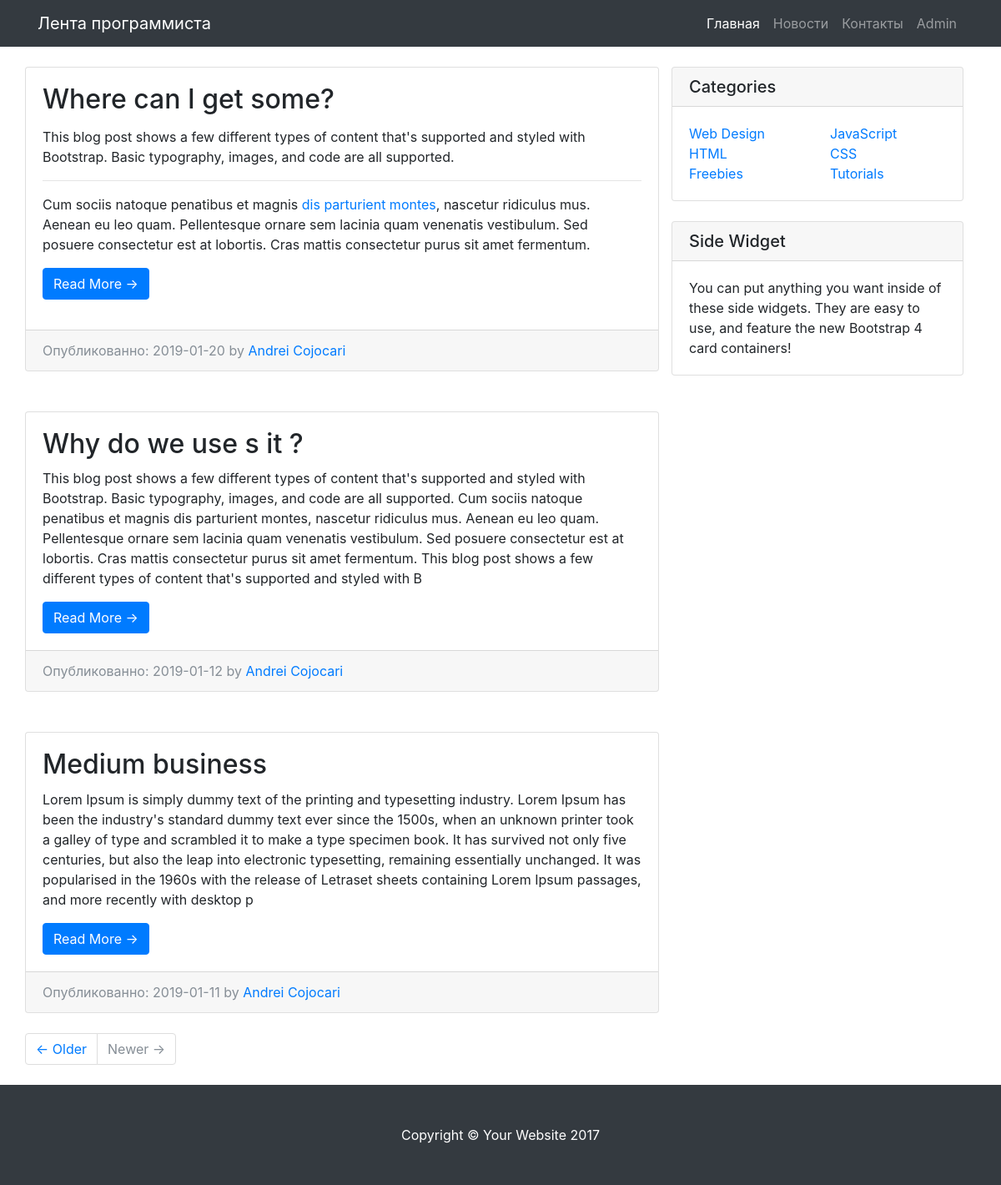
The page / on the database its author committed.
### tables this page shows
CREATE TABLE `articles` (
  `id` int(10) UNSIGNED NOT NULL,
  `title` varchar(255) NOT NULL,
  `date` date NOT NULL,
  `content` text NOT NULL,
  `category` varchar(255) NOT NULL,
  `link` varchar(255) NOT NULL
);

### index.php (called while the page is built)
<?php
    require_once("database.php");
    require_once("models/articles.php");
    $link = db_connect();
    $articles = articles_all($link);
    include("views/articles.php");
?>

### models/articles.php (called while the page is built, shortened)
<?
    function articles_all($link){
        $query = "SELECT * FROM articles ORDER BY id DESC";
        $result = mysqli_query($link, $query);
        $n = mysqli_num_rows($result);
        $articles = array();
        for ($i = 0; $i < $n; $i++)
        {
            $row = mysqli_fetch_assoc($result);
            $articles[] = $row;
        }
        return $articles;
    }
    function articles_intro($text, $len = 500)
    {
        return mb_substr($text, 0, $len);
    }
?>

### views/articles.php (the view)
<?php include "header.php" ?>
<div class="container">
    <div class="row">
        <div class="col-md-8">
            <div class="row">
                <?php foreach($articles as $article): ?>
                <div class="card my-4">
                    <div class="card-body">
                        <h2 class="card-title"><?=$article['title']?></h2>
                        <p class="card-text"><?=articles_intro($article['content'])?></p>
                        <a href="/article.php?id=<?=$article['id']?>" class="btn btn-primary">Read More &rarr;</a>
                    </div>
                    <div class="card-footer text-muted">
                        Опубликованно: <?=$article['date']?> by <a href="#">Andrei Cojocari</a>
                    </div>
                </div>
                <?php endforeach ?>
                <ul class="pagination justify-content-center mb-4">
                    <li class="page-item"><a class="page-link" href="#">&larr; Older</a></li>
                    <li class="page-item disabled"><a class="page-link" href="#">Newer &rarr;</a></li>
                </ul>
            </div>
        </div>
        <?php include "sidebar.php" ?>
    </div>
    <?php include "footer.php" ?>

### views/header.php (shortened to what this page needs)
<!DOCTYPE html>
<html lang="en">
<head>
    <link href="assets/vendor/bootstrap/css/bootstrap.min.css" rel="stylesheet">
    <link href="assets/css/blog-post.css" rel="stylesheet">
</head>
<body>
    <nav class="navbar navbar-expand-lg navbar-dark bg-dark fixed-top">
    <div class="container">
        <a class="navbar-brand" href="/">Лента программиста</a>
        <div class="collapse navbar-collapse" id="navbarResponsive">
            <ul class="navbar-nav ml-auto">
                <li class="nav-item active">
                    <a class="nav-link" href="/">Главная <span class="sr-only">(current)</span></a>
                </li>
                <li class="nav-item">
                    <a class="nav-link" href="/news">Новости</a>
                </li>
                <li class="nav-item">
                    <a class="nav-link" href="#">Контакты</a>
                </li>
                 <li class="nav-item">
                    <a class="nav-link" href="/admin">Admin</a>
            </ul>
        </div>
        </div>
    </nav>

### views/sidebar.php
    <div class="col-md-4">
        <div class="card my-4">
            <h5 class="card-header">Categories</h5>
            <div class="card-body">
                <div class="row">
                    <div class="col-lg-6">
                        <ul class="list-unstyled mb-0">
                            <li><a href="#">Web Design</a></li>
                            <li><a href="#">HTML</a></li>
                            <li><a href="#">Freebies</a></li>
                        </ul>
                    </div>
                    <div class="col-lg-6">
                        <ul class="list-unstyled mb-0">
                            <li><a href="#">JavaScript</a></li>
                            <li><a href="#">CSS</a></li>
                            <li><a href="#">Tutorials</a></li>
                        </ul>
                    </div>
                </div>
            </div>
        </div>
        <div class="card my-4">
            <h5 class="card-header">Side Widget</h5>
            <div class="card-body">
                You can put anything you want inside of these side widgets. They are easy to use, and feature the new Bootstrap 4 card containers!
            </div>
        </div>
    </div>
</div>

### views/footer.php (shortened to what this page needs)
    <footer class="py-5 bg-dark">
        <div class="container">
            <p class="m-0 text-center text-white">Copyright &copy; Your Website 2017</p>
        </div>
    </footer>
</body>
</html>

### assets/css/blog-post.css (style rules this page uses)
body { padding-top: 54px; }
@media (min-width: 992px) { body { padding-top: 56px; } }

### rows shown on the page
articles: title "Where can I get some?", content "This blog post shows a few different types of content that's supported and styled with Bootstrap. Basic typography, images, and code are all supported. Cum sociis natoque penatibus et magnis dis parturient montes , nascetur ridiculus mus. Aenean eu leo quam. Pellentesque ornare sem lacinia quam venenatis vestibulum. Sed posuere consectetur est at lobortis. Cras mattis consectetur purus sit amet fermentum.", date "2019-01-20"
articles: title "Why do we use s it ?", content "This blog post shows a few different types of content that's supported and styled with Bootstrap. Basic typography, images, and code are all supported. Cum sociis natoque penatibus et magnis dis parturient montes, nascetur ridiculus mus. Aenean eu leo quam. Pellentesque ornare sem lacinia quam venenatis vestibulum. Sed posuere consectetur est at lobortis. Cras mattis consectetur purus sit amet fermentum. This blog post shows a few different types of content that's supported and styled with B", date "2019-01-12"
articles: title "Medium business", content "Lorem Ipsum is simply dummy text of the printing and typesetting industry. Lorem Ipsum has been the industry's standard dummy text ever since the 1500s, when an unknown printer took a galley of type and scrambled it to make a type specimen book. It has survived not only five centuries, but also the leap into electronic typesetting, remaining essentially unchanged. It was popularised in the 1960s with the release of Letraset sheets containing Lorem Ipsum passages, and more recently with desktop p", date "2019-01-11"
